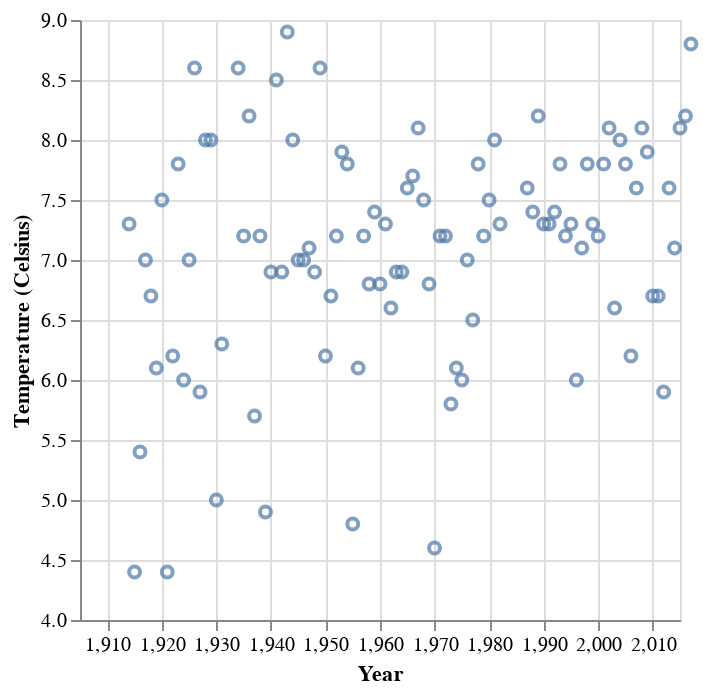

Source (notebook cell):
### Code cell
# Task 2.3

# Filter the data where the month is November
departure_bay_temperature_november = departure_bay_temperature_tidy[departure_bay_temperature_tidy["Month"] == "Nov"]

# Create the chart for the new data
departure_bay_temperature_chart = alt.Chart(departure_bay_temperature_november).mark_point().encode(
    x=alt.X("Year:Q", title="Year", scale=alt.Scale(domain=[1905, 2015])), # Create the X-axis
    y=alt.Y("Temperature:Q", title="Temperature (Celsius)", scale=alt.Scale(domain=[4, 9])) # Create the Y-axis
)

# Display the chart for november
departure_bay_temperature_chart

### Figure 1 — Vega-Lite specification as saved in the notebook (floating-point values rounded to 4 significant figures)
{"config": {"view": {"continuousWidth": 300, "continuousHeight": 300}}, "data": {"name": "data-b4d0bc5b33c81a07850d72089e284178"}, "mark": {"type": "point"}, "encoding": {"x": {"field": "Year", "scale": {"domain": [1905, 2015]}, "title": "Year", "type": "quantitative"}, "y": {"field": "Temperature", "scale": {"domain": [4, 9]}, "title": "Temperature (Celsius)", "type": "quantitative"}}, "$schema": "https://vega.github.io/schema/vega-lite/v5.20.1.json", "datasets": {"data-b4d0bc5b33c81a07850d72089e284178": [{"Year": 1914, "Month": "Nov", "Temperature": 7.3}, {"Year": 1915, "Month": "Nov", "Temperature": 4.4}, {"Year": 1916, "Month": "Nov", "Temperature": 5.4}, {"Year": 1917, "Month": "Nov", "Temperature": 7.0}, {"Year": 1918, "Month": "Nov", "Temperature": 6.7}, {"Year": 1919, "Month": "Nov", "Temperature": 6.1}, {"Year": 1920, "Month": "Nov", "Temperature": 7.5}, {"Year": 1921, "Month": "Nov", "Temperature": 4.4}, {"Year": 1922, "Month": "Nov", "Temperature": 6.2}, {"Year": 1923, "Month": "Nov", "Temperature": 7.8}, {"Year": 1924, "Month": "Nov", "Temperature": 6.0}, {"Year": 1925, "Month": "Nov", "Temperature": 7.0}, {"Year": 1926, "Month": "Nov", "Temperature": 8.6}, {"Year": 1927, "Month": "Nov", "Temperature": 5.9}, {"Year": 1928, "Month": "Nov", "Temperature": 8.0}, {"Year": 1929, "Month": "Nov", "Temperature": 8.0}, {"Year": 1930, "Month": "Nov", "Temperature": 5.0}, {"Year": 1931, "Month": "Nov", "Temperature": 6.3}, {"Year": 1932, "Month": "Nov", "Temperature": null}, {"Year": 1933, "Month": "Nov", "Temperature": null}, {"Year": 1934, "Month": "Nov", "Temperature": 8.6}, {"Year": 1935, "Month": "Nov", "Temperature": 7.2}, {"Year": 1936, "Month": "Nov", "Temperature": 8.2}, {"Year": 1937, "Month": "Nov", "Temperature": 5.7}, {"Year": 1938, "Month": "Nov", "Temperature": 7.2}, {"Year": 1939, "Month": "Nov", "Temperature": 4.9}, {"Year": 1940, "Month": "Nov", "Temperature": 6.9}, {"Year": 1941, "Month": "Nov", "Temperature": 8.5}, {"Year": 1942, "Month": "Nov", "Temperature": 6.9}, {"Year": 1943, "Month": "Nov", "Temperature": 8.9}, {"Year": 1944, "Month": "Nov", "Temperature": 8.0}, {"Year": 1945, "Month": "Nov", "Temperature": 7.0}, {"Year": 1946, "Month": "Nov", "Temperature": 7.0}, {"Year": 1947, "Month": "Nov", "Temperature": 7.1}, {"Year": 1948, "Month": "Nov", "Temperature": 6.9}, {"Year": 1949, "Month": "Nov", "Temperature": 8.6}, {"Year": 1950, "Month": "Nov", "Temperature": 6.2}, {"Year": 1951, "Month": "Nov", "Temperature": 6.7}, {"Year": 1952, "Month": "Nov", "Temperature": 7.2}, {"Year": 1953, "Month": "Nov", "Temperature": 7.9}, {"Year": 1954, "Month": "Nov", "Temperature": 7.8}, {"Year": 1955, "Month": "Nov", "Temperature": 4.8}, {"Year": 1956, "Month": "Nov", "Temperature": 6.1}, {"Year": 1957, "Month": "Nov", "Temperature": 7.2}, {"Year": 1958, "Month": "Nov", "Temperature": 6.8}, {"Year": 1959, "Month": "Nov", "Temperature": 7.4}, {"Year": 1960, "Month": "Nov", "Temperature": 6.8}, {"Year": 1961, "Month": "Nov", "Temperature": 7.3}, {"Year": 1962, "Month": "Nov", "Temperature": 6.6}, {"Year": 1963, "Month": "Nov", "Temperature": 6.9}, {"Year": 1964, "Month": "Nov", "Temperature": 6.9}, {"Year": 1965, "Month": "Nov", "Temperature": 7.6}, {"Year": 1966, "Month": "Nov", "Temperature": 7.7}, {"Year": 1967, "Month": "Nov", "Temperature": 8.1}, {"Year": 1968, "Month": "Nov", "Temperature": 7.5}, {"Year": 1969, "Month": "Nov", "Temperature": 6.8}, {"Year": 1970, "Month": "Nov", "Temperature": 4.6}, {"Year": 1971, "Month": "Nov", "Temperature": 7.2}, {"Year": 1972, "Month": "Nov", "Temperature": 7.2}, {"Year": 1973, "Month": "Nov", "Temperature": 5.8}, {"Year": 1974, "Month": "Nov", "Temperature": 6.1}, {"Year": 1975, "Month": "Nov", "Temperature": 6.0}, {"Year": 1976, "Month": "Nov", "Temperature": 7.0}, {"Year": 1977, "Month": "Nov", "Temperature": 6.5}, {"Year": 1978, "Month": "Nov", "Temperature": 7.8}, {"Year": 1979, "Month": "Nov", "Temperature": 7.2}, {"Year": 1980, "Month": "Nov", "Temperature": 7.5}, {"Year": 1981, "Month": "Nov", "Temperature": 8.0}, {"Year": 1982, "Month": "Nov", "Temperature": 7.3}, {"Year": 1983, "Month": "Nov", "Temperature": null}, {"Year": 1984, "Month": "Nov", "Temperature": null}, {"Year": 1985, "Month": "Nov", "Temperature": null}, {"Year": 1986, "Month": "Nov", "Temperature": null}, {"Year": 1987, "Month": "Nov", "Temperature": 7.6}, {"Year": 1988, "Month": "Nov", "Temperature": 7.4}, {"Year": 1989, "Month": "Nov", "Temperature": 8.2}, {"Year": 1990, "Month": "Nov", "Temperature": 7.3}, {"Year": 1991, "Month": "Nov", "Temperature": 7.3}, {"Year": 1992, "Month": "Nov", "Temperature": 7.4}, {"Year": 1993, "Month": "Nov", "Temperature": 7.8}, {"Year": 1994, "Month": "Nov", "Temperature": 7.2}, {"Year": 1995, "Month": "Nov", "Temperature": 7.3}, {"Year": 1996, "Month": "Nov", "Temperature": 6.0}, {"Year": 1997, "Month": "Nov", "Temperature": 7.1}, {"Year": 1998, "Month": "Nov", "Temperature": 7.8}, {"Year": 1999, "Month": "Nov", "Temperature": 7.3}, {"Year": 2000, "Month": "Nov", "Temperature": 7.2}, {"Year": 2001, "Month": "Nov", "Temperature": 7.8}, {"Year": 2002, "Month": "Nov", "Temperature": 8.1}, {"Year": 2003, "Month": "Nov", "Temperature": 6.6}, {"Year": 2004, "Month": "Nov", "Temperature": 8.0}, {"Year": 2005, "Month": "Nov", "Temperature": 7.8}, {"Year": 2006, "Month": "Nov", "Temperature": 6.2}, {"Year": 2007, "Month": "Nov", "Temperature": 7.6}, {"Year": 2008, "Month": "Nov", "Temperature": 8.1}, {"Year": 2009, "Month": "Nov", "Temperature": 7.9}, {"Year": 2010, "Month": "Nov", "Temperature": 6.7}, {"Year": 2011, "Month": "Nov", "Temperature": 6.7}, {"Year": 2012, "Month": "Nov", "Temperature": 5.9}, {"Year": 2013, "Month": "Nov", "Temperature": 7.6}, {"Year": 2014, "Month": "Nov", "Temperature": 7.1}, {"Year": 2015, "Month": "Nov", "Temperature": 8.1}, {"Year": 2016, "Month": "Nov", "Temperature": 8.2}, {"Year": 2017, "Month": "Nov", "Temperature": 8.8}, {"Year": 2018, "Month": "Nov", "Temperature": null}]}}
